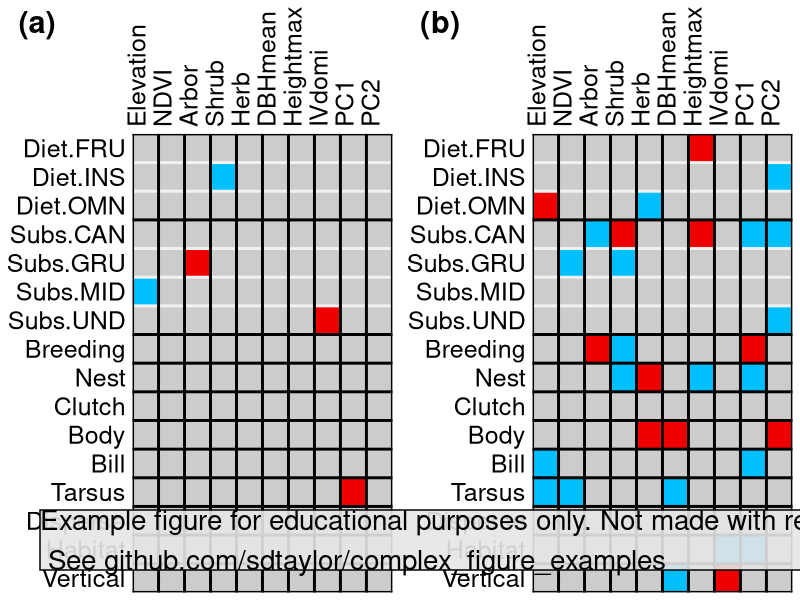
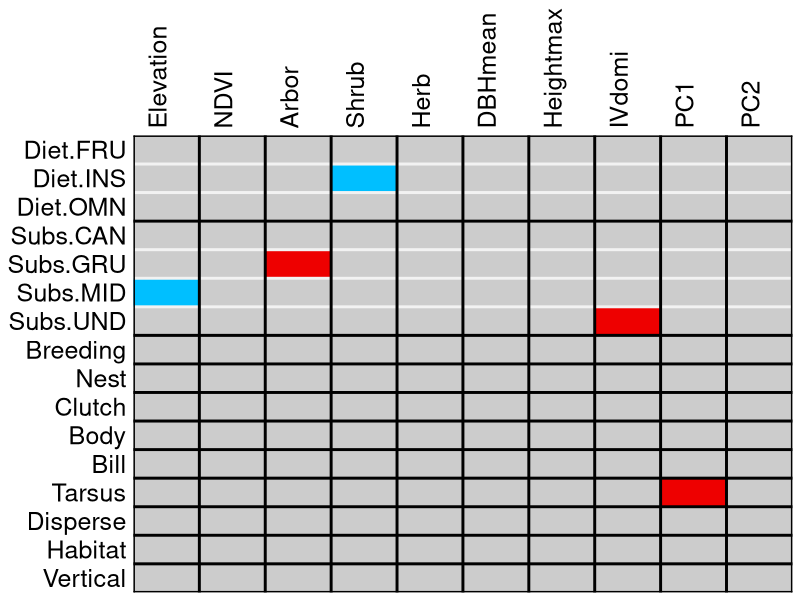
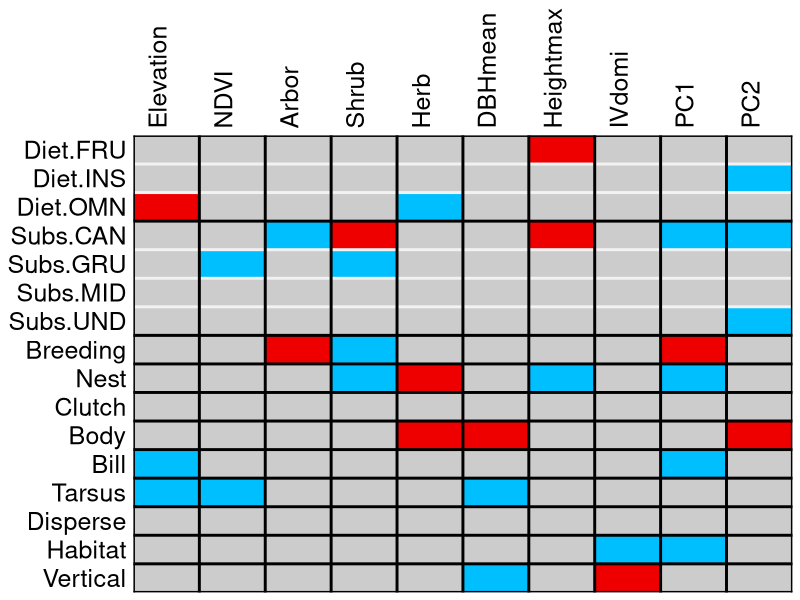

Write R code to recreate these figures, in order. (Note: this script raises an error after producing the figures.)
library(tidyverse)
library(cowplot)

##################################
# This is a replication of Figure 3 from the following paper
# Zhang, Qiang, et al. "Trait–environment relationships differ between mixed‐species flocking and non‐flocking bird assemblages." 
# 2020. Ecology. https://doi.org/10.1002/ecy.3124

# This figure uses simulated data and is not an exact copy. 
# It's meant for educational purposes only.  
#############################################

predictors = c('Elevation','NDVI','Arbor','Shrub','Herb','DBHmean','Heightmax','IVdomi','PC1','PC2')
traits = c('Diet.FRU','Diet.INS','Diet.OMN','Subs.CAN','Subs.GRU','Subs.MID','Subs.UND','Breeding','Nest',
              'Clutch','Body','Bill','Tarsus','Disperse','Habitat','Vertical')

# A plot like this requires a data.frame row for every row x columnn combination in the figure. expand_grid does this
# to make data for this example, but your data may need reshaping.

plot_a_data = expand_grid(trait = traits, predictor = predictors)
plot_b_data = expand_grid(trait = traits, predictor = predictors)

# Mark some random locations for color coding by grey/red/blue, indicating no/positive/negative associationes.
set.seed(1)
plot_a_data$significance = 'none'
plot_a_data$significance[sample.int(160, 3)] = 'negative' # 3 random entires choses out of a possible 160
plot_a_data$significance[sample.int(160, 2)] = 'positive' # 

plot_b_data$significance = 'none'
plot_b_data$significance[sample.int(160, 12)] = 'negative' # 3 random entires choses out of a possible 160
plot_b_data$significance[sample.int(160, 20)] = 'positive' # 

#######################
# Correctly order everything using factors. 
# For trait and predictor this dictactes the order of the axis labels. For significance this dictates
# the order the colors are assigned, which allows us to easily match the correct color using scale_fill_manual()

# The ordered=TRUE arguments sets the order as the one specified in the levels argument. For predictor and trait this
# ends up being the order specified in the first variables above.
# Note that in the ggplot call trait is wrapped with fct_rev. Since the traits are ordered top->bottom, but ggplot 
# orders from bottom->top (ie. starting at 0)
plot_a_data$significance = factor(plot_a_data$significance, levels=c('none','positive','negative'))
plot_a_data$predictor    = factor(plot_a_data$predictor, levels=predictors, ordered = TRUE)
plot_a_data$trait        = factor(plot_a_data$trait, levels=traits, ordered = TRUE)

plot_b_data$significance = factor(plot_b_data$significance, levels=c('none','positive','negative'))
plot_b_data$predictor    = factor(plot_b_data$predictor, levels=predictors, ordered = TRUE)
plot_b_data$trait        = factor(plot_b_data$trait, levels=traits, ordered = TRUE)
#######################

# Both x and y axis are discrete here. So to draw lines intercepting them we can
# place geom_vline and geom_hline at the appropriate 0.5 intervals.
# Note there are probably better visuals to distinguish the different trait groups...
trait_grey_lines = c(10.5,11.5,12.5,14.5,15.5)
trait_black_lines = c(0.5,1.5,2.5,3.5,4.5,5.5,6.5,7.5,8.5,9.5,13.5,16.5)

plot_a = ggplot(plot_a_data, aes(x=predictor, y=fct_rev(trait), fill=significance)) + 
  geom_tile() +
  scale_fill_manual(values=c('grey80','deepskyblue','red2')) + 
  geom_hline(yintercept = trait_black_lines, color='black', size=1) +
  geom_hline(yintercept = trait_grey_lines, color='grey95', size=1) + 
  geom_vline(xintercept = seq(0.5,11.5,1), color='black', size=1) + # predictor lines are at every interval
  scale_x_discrete(position = 'top', expand=c(0,0)) + # put the x axis text on top. expand = c(0,0) drops the buffer at the edges of the plot
  scale_y_discrete(expand=c(0,0)) + 
  theme(axis.title = element_blank(),
        axis.text = element_text(color='black',size=18),
        axis.text.x = element_text(angle=90, hjust=0),
        axis.ticks = element_blank(),
        legend.position = 'none')

plot_b = ggplot(plot_b_data, aes(x=predictor, y=fct_rev(trait), fill=significance)) + 
  geom_tile() +
  scale_fill_manual(values=c('grey80','deepskyblue','red2')) + 
  geom_hline(yintercept = trait_black_lines, color='black', size=1) +
  geom_hline(yintercept = trait_grey_lines, color='grey95', size=1) + 
  geom_vline(xintercept = seq(0.5,11.5,1), color='black', size=1) + # predictor lines are at every interval
  scale_x_discrete(position = 'top', expand=c(0,0)) + # put the x axis text on top. expand = c(0,0) drops the buffer at the edges of the plot
  scale_y_discrete(expand=c(0,0)) + 
  theme(axis.title = element_blank(),
        axis.text = element_text(color='black',size=18),
        axis.text.x = element_text(angle=90, hjust=0),
        axis.ticks = element_blank(),
        legend.position = 'none')

final_figure = plot_grid(plot_a, plot_b, nrow=1, labels=c('(a)','(b)'), label_size = 22)

#################################################
water_mark = 'Example figure for educational purposes only. Not made with real data.\n See github.com/sdtaylor/complex_figure_examples'

final_figure = ggdraw(final_figure) +
  geom_rect(data=data.frame(xmin=0.05,ymin=0.05), aes(xmin=xmin,ymin=ymin, xmax=xmin+2.4,ymax=ymin+0.1),alpha=0.9, fill='grey90', color='black') +
  draw_text(water_mark, x=0.05, y=0.1, size=20, hjust = 0)

save_plot('./zhang2020/zhang2020_final.png', plot=final_figure, base_height = 9, base_width = 12, dpi=50)
